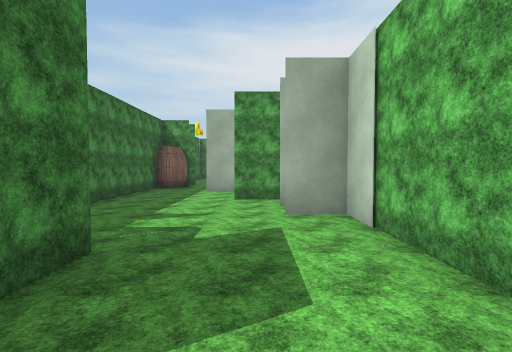
view 1 (above)

24 first-person views from a walk through a 3-D level made in the Unity game engine. The camera is 1.4 m above the floor, tilts 2° down and sees 85° across. The floor is counted in squares, 1.8 m on a side. Each view is taken from the middle of a square. On the plan, view 1 faces up. The plan holds only what a view shows up to about 10 squares ahead; the rest is blank. The place goes on beyond the plan. The player character is not drawn. Surface patterns are stand-ins for the level's own textures.

view 2
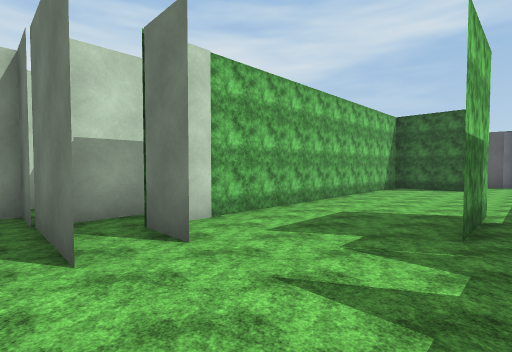

view 3
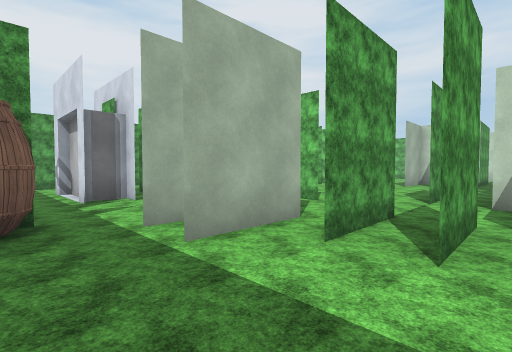

view 4
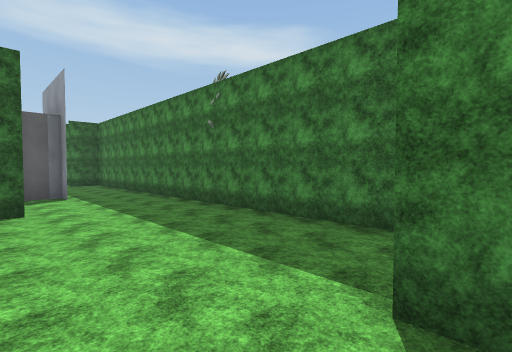

view 5
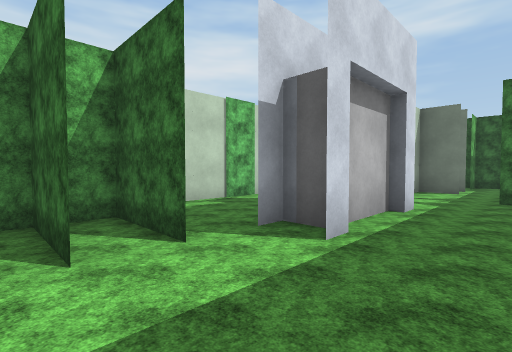

view 6
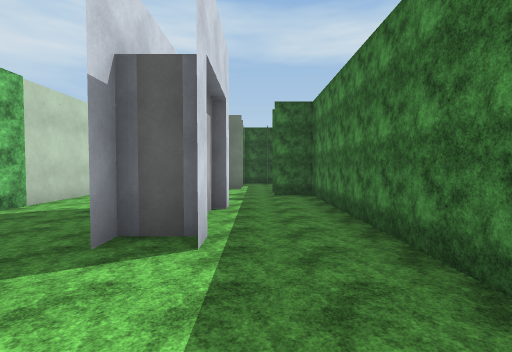

view 7
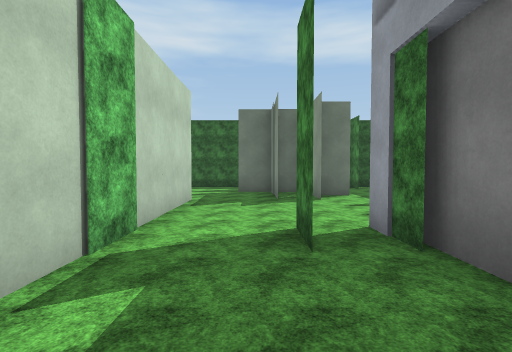

view 8
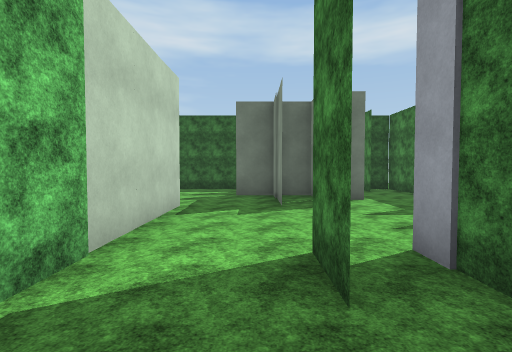

view 9
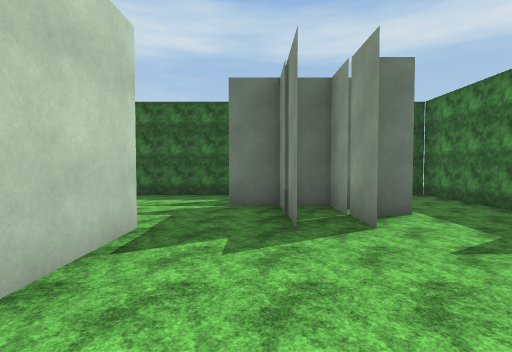

view 10
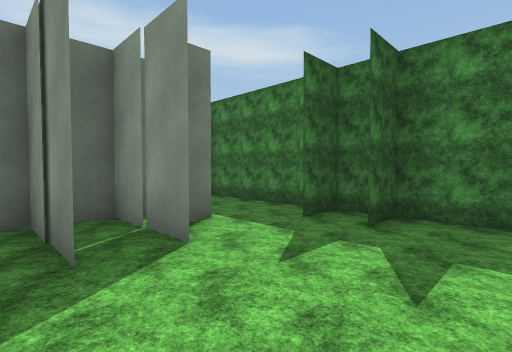

view 11
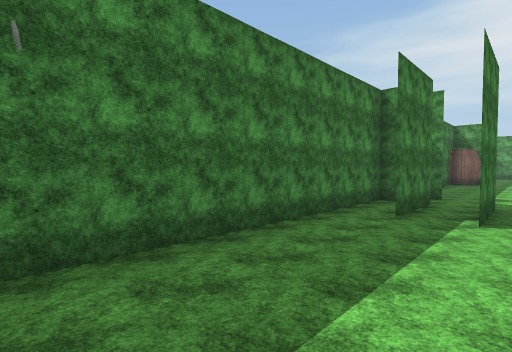

view 12
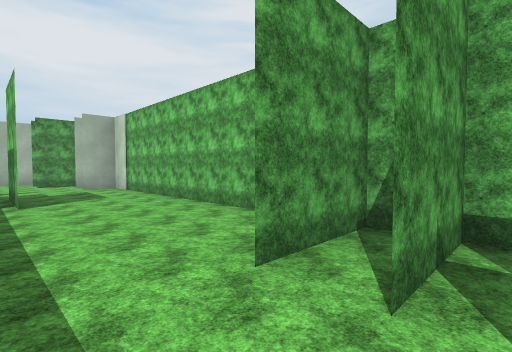

view 13
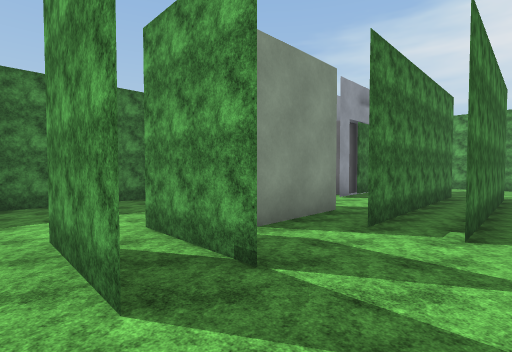

view 14
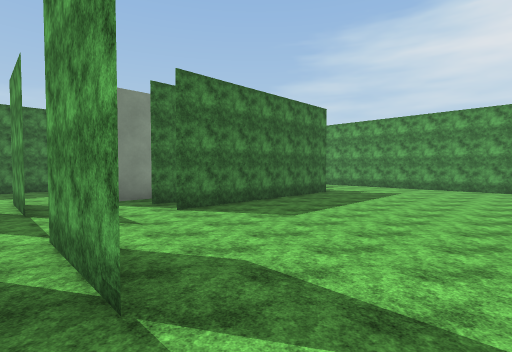

view 15
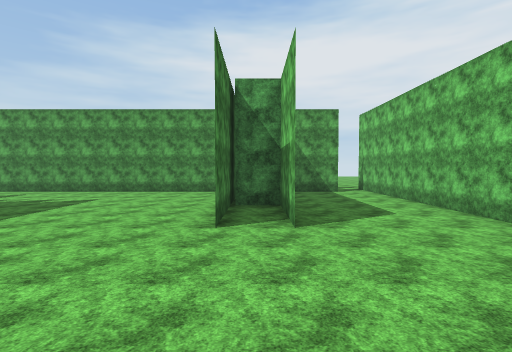

view 16
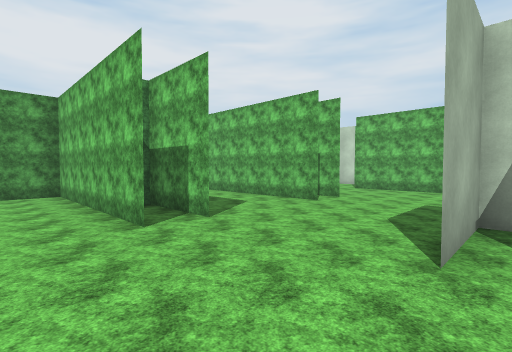

view 17
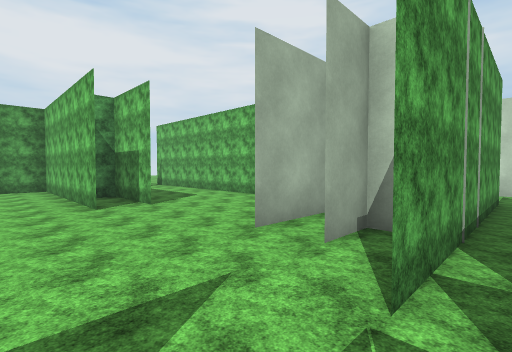

view 18
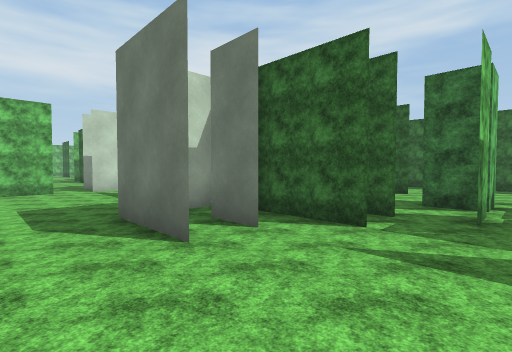

view 19
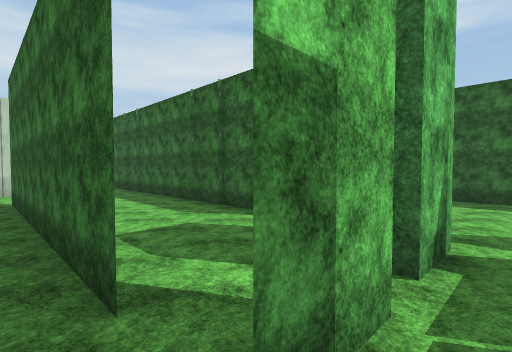

view 20
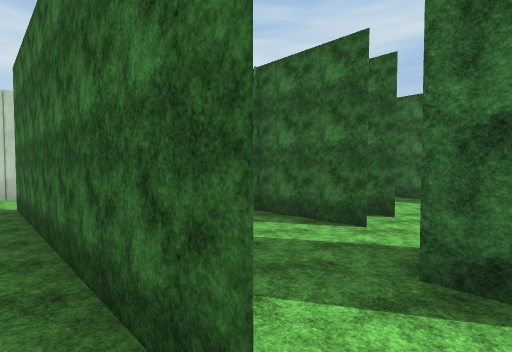

view 21
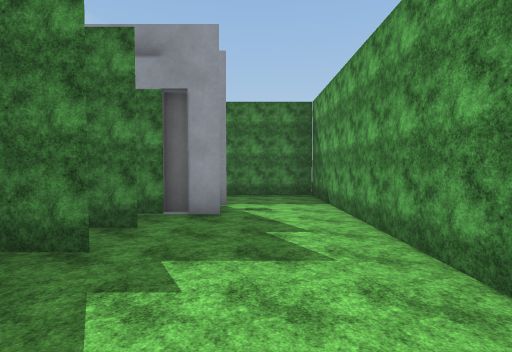

view 22
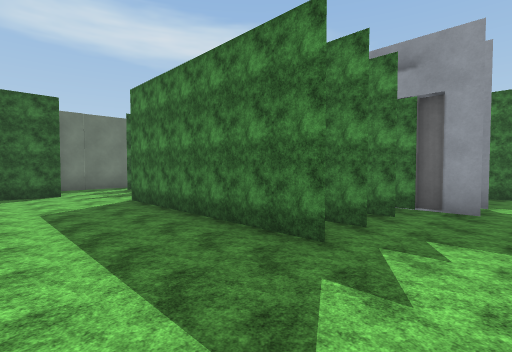

view 23
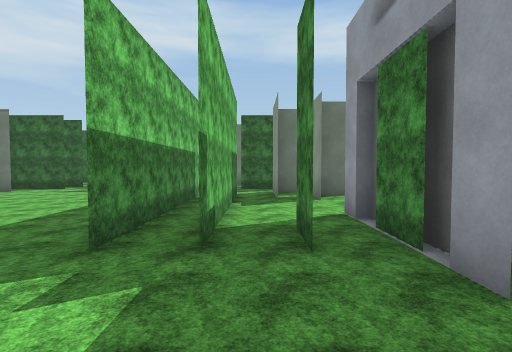

view 24
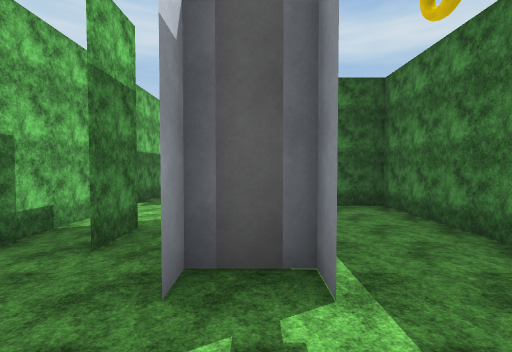

### Floor plan
Ten units are one square. View 1 is at (0, 0); x grows to the right and y downward. Boxes are objects, and circles mark ways between rooms. Rooms are numbered by the first view taken in them; rooms with no view inside come last. Other rooms are left out.
<svg viewBox="-40 -190 205 360">
<path fill="none" stroke="#000" d="M-15 65 -15 71M-5 71 -5 65M-6 45 16 45 -5 45M15 59 15 -25M16 55 -5 55M-15 -5 -15 -25 -15 -5M25 125 25 72M-16 135 -5 135M-31 -25 -35 -25 -35 115 -25 115M4 -65 -5 -65M4 -75 -5 -75M5 -85 -16 -85M-9 -95 -16 -95M-35 -97 -35 -59M15 -25 15 -45 4 -45M16 -65 4 -65M16 -75 4 -75M4 -55 35 -55 35 -66M4 -45 15 -45M75 -124 75 -175 -35 -175 -35 -115 -25 -115M75 -145 75 -125M25 -146 25 -95M25 -94 25 -145M15 -96 15 -145M84 -95 105 -95M5 -106 5 -85M84 -85 95 -85M34 -75 48 -75M-5 -149 -5 -155M-5 -106 -5 -95M74 -75 95 -75M115 -125 115 -185M-15 -155 -15 -149M105 -175 91 -175M4 -75 15 -75M-14 -95 -8 -95M125 -125 125 -131M155 -95 155 -125M155 -63 155 -85M-5 135 -5 130M-22 165 -15 165 -15 155M-35 119 -35 165 -29 165"/>
<rect x="-15" y="75" width="10" height="20" fill="#bbb"><title>other object</title></rect>
<rect x="-35" y="-105" width="10" height="10" fill="#bbb"><title>barrel</title></rect>
<rect x="-15" y="-145" width="10" height="20" fill="#bbb"><title>other object</title></rect>
<circle cx="5" cy="-15" r="3" fill="#2a7"/>
<circle cx="-20" cy="120" r="3" fill="#2a7"/>
<circle cx="10" cy="-60" r="3" fill="#2a7"/>
<circle cx="-20" cy="-110" r="3" fill="#2a7"/>
<circle cx="25" cy="-75" r="3" fill="#2a7"/>
<text x="-10" y="60">1</text>
<text x="-20" y="-60">2</text>
<text x="20" y="-70">3</text>
<text x="50" y="-130">4</text>
<text x="-20" y="140">5</text>
</svg>
Room 1 opens to room 2. Room 1 opens to room 5. Room 2 opens to room 3. Room 2 opens to room 4. Room 3 opens to room 4.

Where each view was taken, in squares from view 1:
view 1: 0 up, 0 right, facing up
view 2: 6 up, 2 left, facing down-right
view 3: 6 up, 3 left, facing up-right
view 4: 1 up, 0 right, facing down-left
view 5: 4 down, 3 left, facing down-right
view 6: 4 down, 2 left, facing down
view 7: 6 down, 1 right, facing down
view 8: 7 down, 1 right, facing down
view 9: 9 down, 1 right, facing down
view 10: 10 down, 1 right, facing down-left
view 11: 4 down, 1 left, facing up-left
view 12: 6 down, 2 left, facing up-right
view 13: 6 up, 3 right, facing up-left
view 14: 7 up, 7 right, facing up-left
view 15: 9 up, 8 right, facing up
view 16: 9 up, 6 right, facing up-right
view 17: 7 up, 6 right, facing up-right
view 18: 11 up, 6 right, facing down-right
view 19: 7 up, 6 right, facing down-right
view 20: 7 up, 7 right, facing down-right
view 21: 16 up, 4 right, facing left
view 22: 16 up, 5 right, facing down-left
view 23: 17 up, 1 right, facing down
view 24: 17 up, 1 left, facing down
